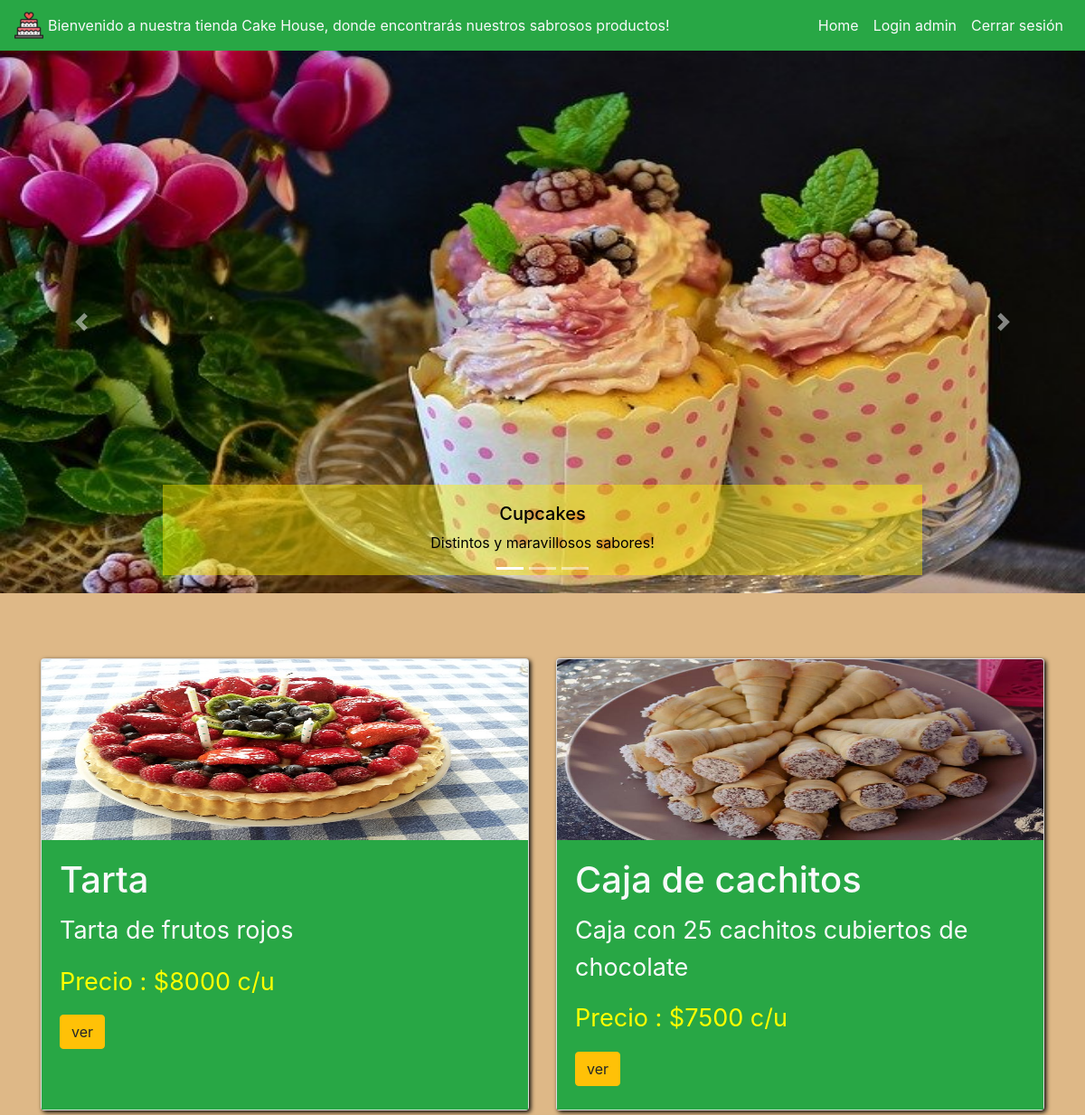
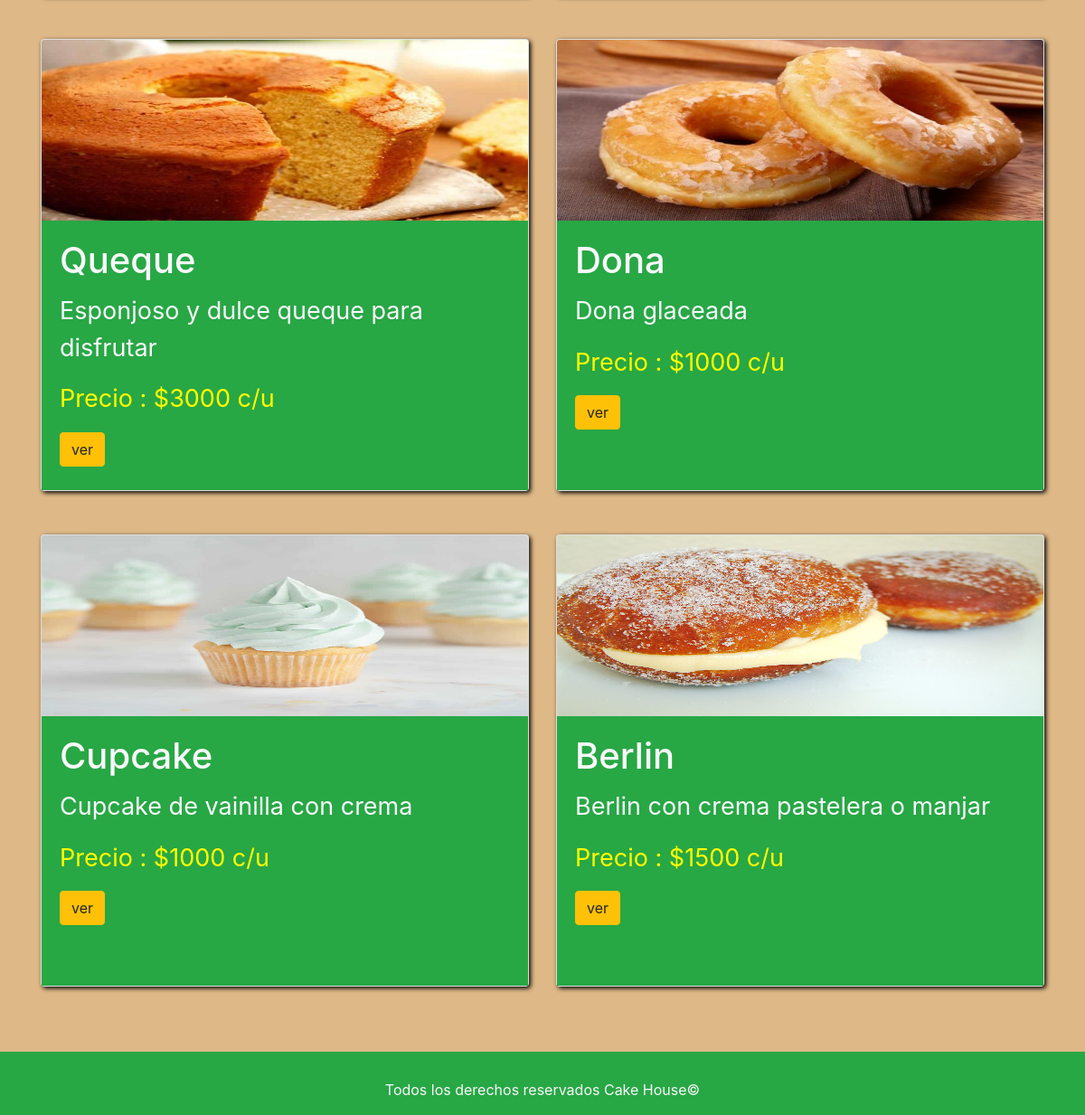
/cakehouse/, run on the app's committed database (2 pictures, top to bottom).
### cakehouse/models.py (models this page shows, shortened)
class Producto(models.Model):
    nombre = models.CharField(max_length=100, default='')
    descripcion = models.CharField(max_length=100, default='')
    precio = models.IntegerField(default=0)
    stock = models.BooleanField(default=False)
    fecha = models.DateField('fecha de creacion')
    imagen = models.ImageField(upload_to ="productos",null=True)
    class Meta:
        permissions = (
            ('gerente', _('Gerente cakehouse')),
        )

### cakehouse/views.py (the view)
# urls.py: path('', views.index, name='index'),
def index(request):
    listado_productos = Producto.objects.all()
    carrito = {'listado_productos':listado_productos}
    return render(request,'cakehouse/index.html',carrito)

### cakehouse/templates/cakehouse/index.html (shortened to what this page needs)
{%load static%}
<link rel="stylesheet" type="text/css" href="{% static 'cakehouse/estilos/bootstrap.min.css' %}">
<link rel="stylesheet" type="text/css" href="{% static 'cakehouse/estilos/funciones.css' %}">
<body>
    <nav class="navbar navbar-expand-lg navbar-light bg-success">
      <img src="{% static 'cakehouse/imagenes/cake.png' %}" alt="" />
      <div class="collapse navbar-collapse" id="navbarSupportedContent">
        <p class="text-light" style="margin: 5px">
          Bienvenido a nuestra tienda Cake House, donde encontrarás nuestros
          sabrosos productos!<span class="sr-only">(current)</span>
        </p>
        <ul class="navbar-nav ml-auto">
          <li class="nav-item active">
            <a class="nav-link text-light" href="{%url 'cakehouse:index'%}"
              >Home<span class="sr-only">(current)</span></a
            >
          </li>
          <li class="nav-item">
            <a class="nav-link text-light" href="{%url 'cakehouse:iniciosesion'%}">Login admin</a>
          </li>
          <li class="nav-item">
            <a class="nav-link text-light" href="{%url 'cakehouse:logoutv'%}">Cerrar sesión</a>
          </li>
        </ul>
      </div>
    </nav>
    <header>
        <div
          id="carouselExampleCaptions"
          class="carousel slide"
          data-ride="carousel"
        >
          <ol class="carousel-indicators">
            <li
              data-target="#carouselExampleCaptions"
              data-slide-to="0"
              class="active"
            ></li>
            <li data-target="#carouselExampleCaptions" data-slide-to="1"></li>
            <li data-target="#carouselExampleCaptions" data-slide-to="2"></li>
          </ol>
          <div class="carousel-inner">
            <div class="carousel-item active">
              <img
                id="imagenes"
                src="{% static 'cakehouse/imagenes/carrusel1.jpg' %}"
                class="d-block w-100"
                alt="..."
              />
              <div
                class="
                  carousel-caption
                  d-none d-md-block
                  text-light
                  texto_carrusel
                "
              >
                <h5 class="txt_carrusel">Cupcakes</h5>
                <p class="txt_carrusel">Distintos y maravillosos sabores!</p>
              </div>
            </div>
          </div>
          <a
            class="carousel-control-prev"
            href="#carouselExampleCaptions"
            role="button"
            data-slide="prev"
          >
            <span class="carousel-control-prev-icon" aria-hidden="true"></span>
          </a>
          <a
            class="carousel-control-next"
            href="#carouselExampleCaptions"
            role="button"
            data-slide="next"
          >
            <span class="carousel-control-next-icon" aria-hidden="true"></span>
          </a>
        </div>
    </header>
{% if listado_productos %}
    <main id="contenedor_card">
        <div class="container">
            <div class="row justify-content-md-center pt-5 pb-5">
            {% for p in listado_productos %}
                <div class="col-sm-6 col-md-6 pt-4 pb-4">
                <div class="card cen">
{%if p.imagen %}
                    <img
                    id="img_card"
                    src="{{p.imagen.url}}"
                    class="card-img-top"
                    alt="..."
                    />
{%endif%}
                    <div class="card-body bg-success text-light cuerpo_card">
                    <h5 class="card-title titulo">{{p.nombre}}</h5>
                    <p id="parrafo" class="card-text">
                        {{p.descripcion}}
                    </p>
                    <p class="card-text precio">Precio : ${{p.precio}} c/u</p>
                    <form action="{%url 'cakehouse:ver_productos'%}" method="POST">
                        <button class="btn btn-warning" type="submit">ver</button>
                    </form>
                    </div>
                </div>
                </div>
            {% endfor %}
        </div>
    </main>
{%endif%}
    <footer class="bg-success">
      <div>
        <p class="text-light" id="texto">
          Todos los derechos reservados Cake House©
        </p>
      </div>
    </footer>
</body>

### cakehouse/static/cakehouse/estilos/funciones.css (style rules this page uses)
#imagenes { width:auto ; height: 600px; }
.card { box-shadow: 2px 2px 5px black; height: 500px; }
#img_card { height: 200px; }
footer { padding: 0; margin: 0; height: 70px; text-align: center; }
#texto { padding-top: 30px; }
#contenedor_card { background: burlywood; }
.texto_carrusel { height: 100px; background: rgba(255, 238, 0, 0.445); color: black; }
.txt_carrusel { color: black; }
.cuerpo_card { overflow: auto; }
.titulo { font-size: 40px; }
#parrafo { font-size: 27px; }
.precio { font-size: 27px; color: yellow; }

### data on the page
Producto: imagen (picture), nombre "Tarta", descripcion "Tarta de frutos rojos", precio "8000"
Producto: imagen (picture), nombre "Caja de cachitos", descripcion "Caja con 25 cachitos cubiertos de chocolate", precio "7500"
Producto: imagen (picture), nombre "Queque", descripcion "Esponjoso y dulce queque para disfrutar", precio "3000"
Producto: imagen (picture), nombre "Dona", descripcion "Dona glaceada", precio "1000"
Producto: imagen (picture), nombre "Cupcake", descripcion "Cupcake de vainilla con crema", precio "1000"
Producto: imagen (picture), nombre "Berlin", descripcion "Berlin con crema pastelera o manjar", precio "1500"
